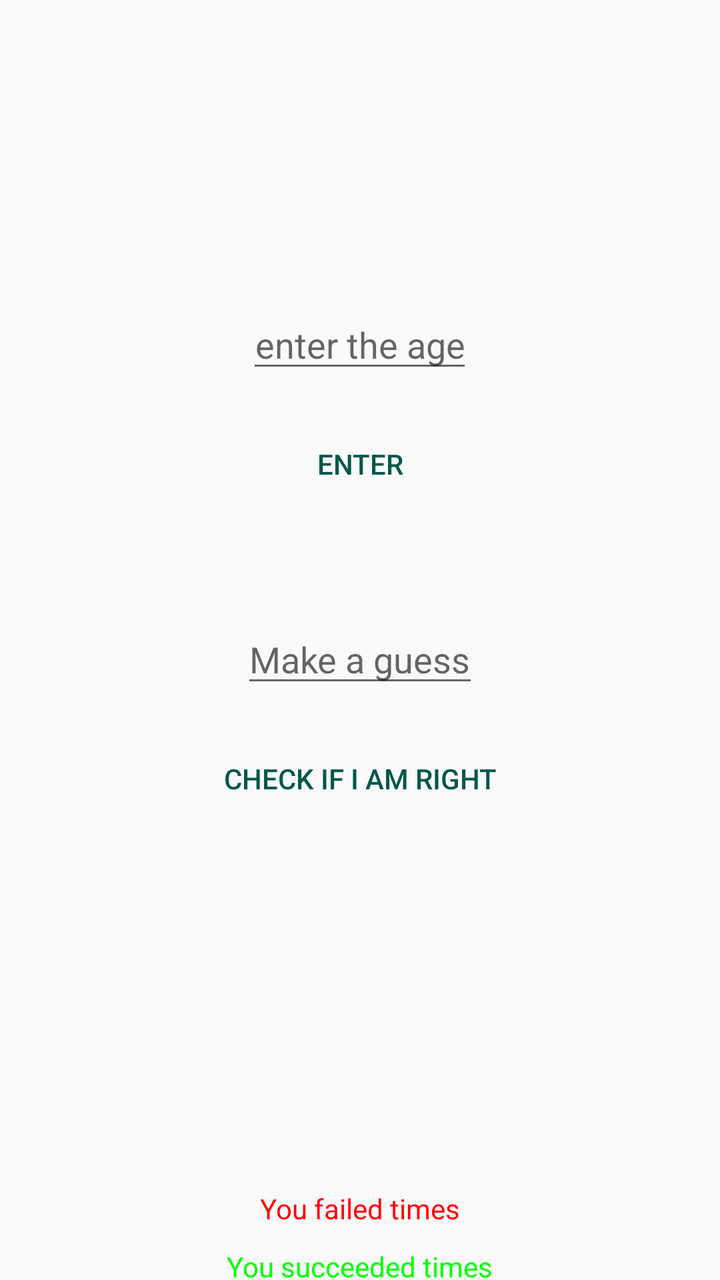
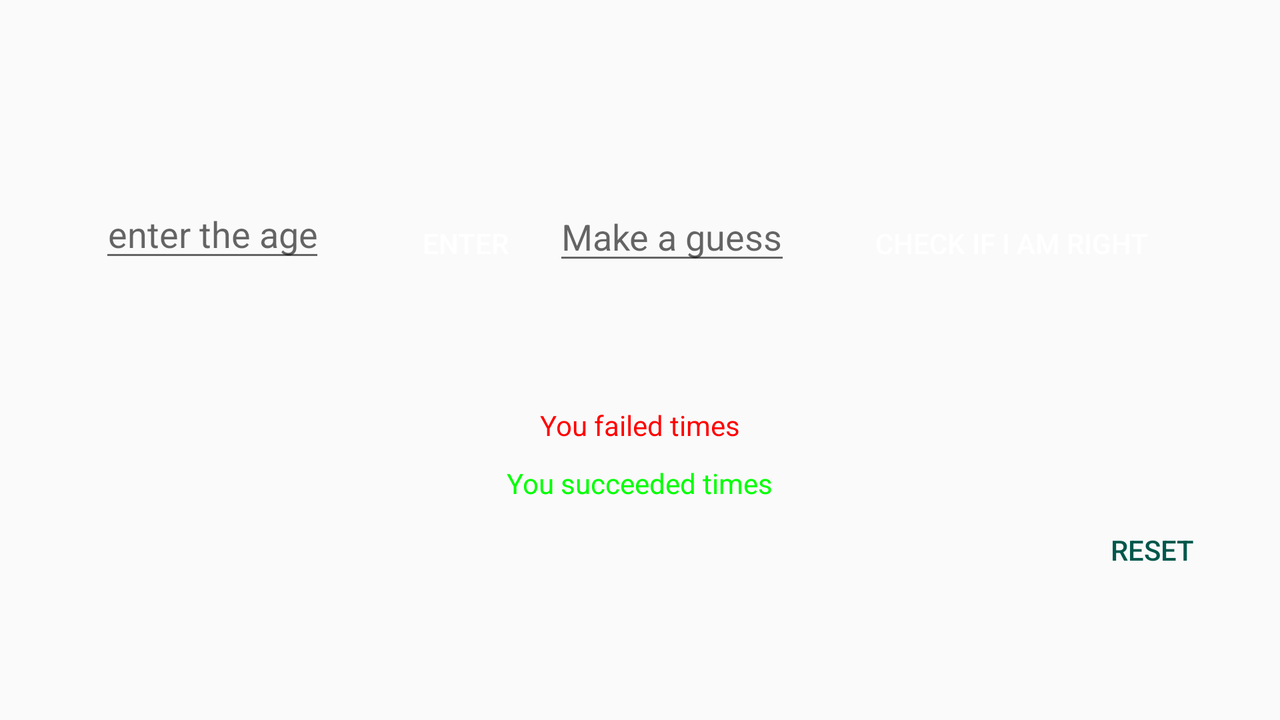

An Android layout and its configuration variant, each rendered on a device that would load it. The default file and the variant file are quoted in full after the pictures.
<!-- AndroidManifest.xml: application theme AppTheme -->
<!-- res/layout/hacker_activity.xml -->
<?xml version="1.0" encoding="utf-8"?>
<LinearLayout xmlns:android="http://schemas.android.com/apk/res/android"
    xmlns:tools="http://schemas.android.com/tools"
    android:layout_width="match_parent"
    android:layout_height="match_parent"
    android:orientation="vertical"
    tools:context=".MainActivity"
    android:id="@+id/layout">

   <EditText
       android:id="@+id/age"
       android:layout_width="wrap_content"
       android:layout_height="wrap_content"
       android:layout_marginTop="150dp"
       android:hint="@string/enter_the_age"
       android:inputType="number"
       android:textAlignment="center"
       android:layout_gravity="center_horizontal"
       />
    <Button
        android:id="@+id/enter"
        android:layout_width="wrap_content"
        android:layout_height="wrap_content"
        android:layout_marginTop="15dp"
        android:padding="16dp"
        android:textColor="@color/colorPrimaryDark"
        android:background="@drawable/button_back"
        android:layout_gravity="center_horizontal"
        android:text="@string/enter"/>
    <EditText
        android:id="@+id/guess"
        android:layout_width="wrap_content"
        android:layout_height="wrap_content"
        android:layout_gravity="center_horizontal"
        android:inputType="number"
        android:layout_marginTop="50dp"
        android:hint="@string/make_a_guess"
         />
    <Button
        android:id="@+id/guessbtn"
        android:layout_width="wrap_content"
        android:layout_height="wrap_content"
        android:layout_gravity="center_horizontal"
        android:textColor="@color/colorPrimaryDark"
        android:layout_marginTop="15dp"
        android:padding="16dp"
        android:background="@drawable/button_back"
        android:text="@string/check_if_i_am_right"/>
    <TextView
        android:id="@+id/failtext"
        android:layout_width="wrap_content"
        android:layout_height="wrap_content"
        android:textColor="@color/red"
        android:layout_gravity="center_horizontal"
        android:layout_marginTop="180dp"
        android:text="You failed times"/>
    <TextView
        android:id="@+id/Sucesstext"
        android:layout_width="wrap_content"
        android:layout_height="wrap_content"
        android:textColor="@color/green"
        android:layout_gravity="center_horizontal"
        android:layout_marginTop="10dp"
        android:text="You succeeded times"/>
    <Button
        android:id="@+id/reset"
        android:layout_width="wrap_content"
        android:layout_height="wrap_content"
        android:background="@drawable/button_back_land"
        android:text="@string/reset"
        android:layout_gravity="right"
        android:layout_marginRight="20dp"
        android:textColor="@color/white"
        />

</LinearLayout>
<!-- resources referenced by this layout -->
<resources>
  <color name="colorPrimaryDark">#00574B</color>
  <color name="green">#00FF00</color>
  <color name="red">#FF0000</color>
  <color name="white">#FFFFFF</color>
  <string name="check_if_i_am_right">check if i am right</string>
  <string name="enter">enter</string>
  <string name="enter_the_age">enter the age</string>
  <string name="make_a_guess">Make a guess</string>
  <string name="reset">Reset</string>
  <style name="AppTheme" parent="Theme.AppCompat.Light.DarkActionBar">
          
          <item name="colorPrimary">@color/colorPrimary</item>
          <item name="colorPrimaryDark">@color/colorPrimaryDark</item>
          <item name="colorAccent">@color/colorAccent</item>
      </style>
  <color name="colorPrimary">#008577</color>
  <color name="colorAccent">#832D4B</color>
</resources>
<!-- res/layout-land/hacker_activity.xml (the repository's variant of the layout above) -->
<!-- drawn on the phone turned sideways -->
<?xml version="1.0" encoding="utf-8"?>
<LinearLayout xmlns:android="http://schemas.android.com/apk/res/android"
    xmlns:tools="http://schemas.android.com/tools"
    android:layout_width="match_parent"
    android:layout_height="match_parent"
    android:orientation="vertical"
    tools:context=".MainActivity"
    android:id="@+id/layout"
    android:gravity="top"
>

    <LinearLayout
        android:layout_width="match_parent"
        android:layout_height="203dp"
        android:gravity="center_horizontal"
        android:orientation="horizontal"
        android:paddingTop="96dp">

        <EditText
            android:id="@+id/age"
            android:layout_width="wrap_content"
            android:layout_height="40dp"
            android:layout_gravity="center_horizontal"
            android:layout_marginTop="150dp"
            android:hint="@string/enter_the_age"
            android:inputType="number"
            android:textAlignment="center" />

        <Button
            android:id="@+id/enter"
            android:layout_width="wrap_content"
            android:layout_height="wrap_content"
            android:layout_gravity="center_horizontal"
            android:layout_marginLeft="26dp"
            android:layout_marginTop="15dp"
            android:background="@drawable/button_back_land"
            android:padding="16dp"
            android:text="@string/enter"
            android:textColor="@color/white" />

        <EditText
            android:id="@+id/guess"
            android:layout_width="wrap_content"
            android:layout_height="wrap_content"
            android:layout_gravity="center_horizontal"
            android:layout_marginTop="50dp"
            android:hint="@string/make_a_guess"
            android:inputType="number" />

        <Button
            android:id="@+id/guessbtn"
            android:layout_width="wrap_content"
            android:layout_height="wrap_content"
            android:layout_gravity="center_horizontal"
            android:layout_marginLeft="26dp"
            android:layout_marginTop="15dp"
            android:background="@drawable/button_back_land"
            android:padding="16dp"
            android:text="@string/check_if_i_am_right"
            android:textColor="@color/white" />
    </LinearLayout>
    <TextView
        android:id="@+id/failtext"
        android:layout_width="wrap_content"
        android:layout_height="wrap_content"
        android:textColor="@color/red"
        android:layout_gravity="center_horizontal"
        android:text="You failed times"/>
    <TextView
        android:id="@+id/Sucesstext"
        android:layout_width="wrap_content"
        android:layout_height="wrap_content"
        android:textColor="@color/green"
        android:layout_gravity="center_horizontal"
        android:layout_marginTop="10dp"
        android:text="You succeeded times"/>
    <Button
        android:id="@+id/reset"
        android:layout_width="wrap_content"
        android:layout_height="wrap_content"
        android:background="@drawable/button_back"
        android:textColor="@color/colorPrimaryDark"
        android:text="@string/reset"
        android:layout_gravity="right"
        android:layout_marginRight="20dp"
        />

</LinearLayout>
